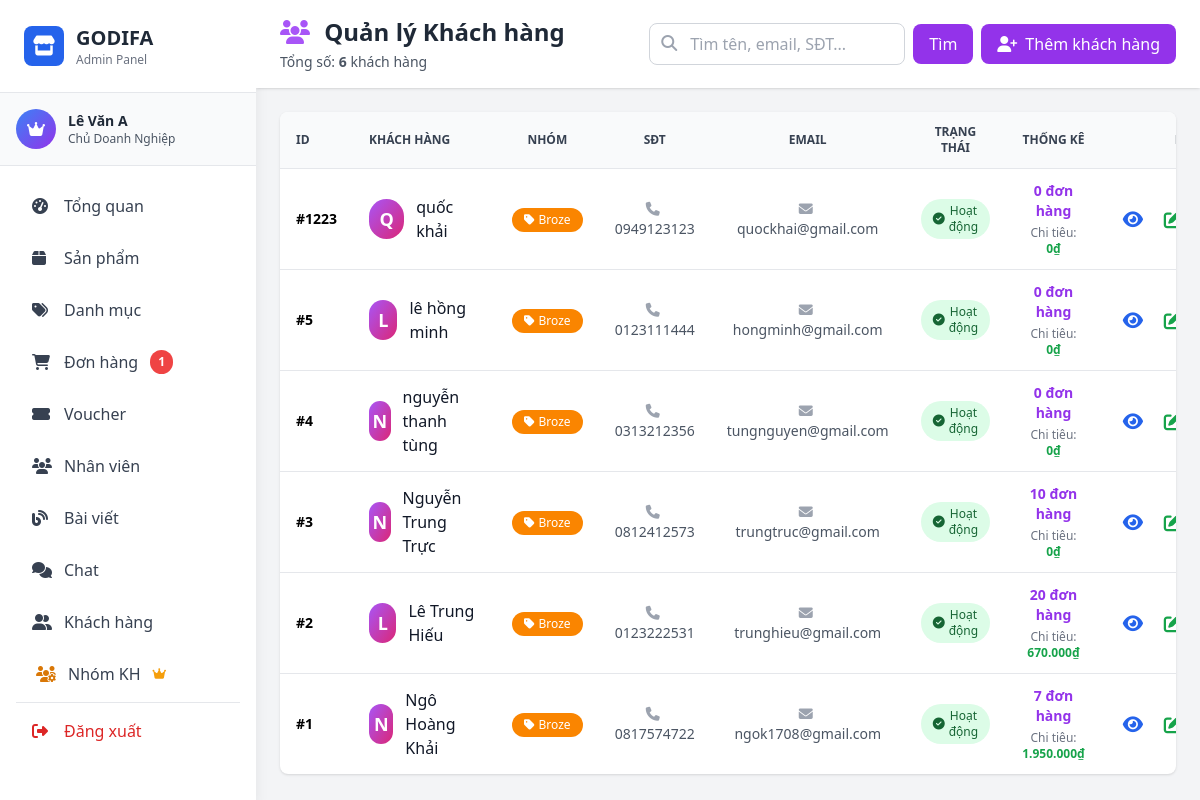
The page /admin/pages/customers.php (signed in) on the database as committed earlier.
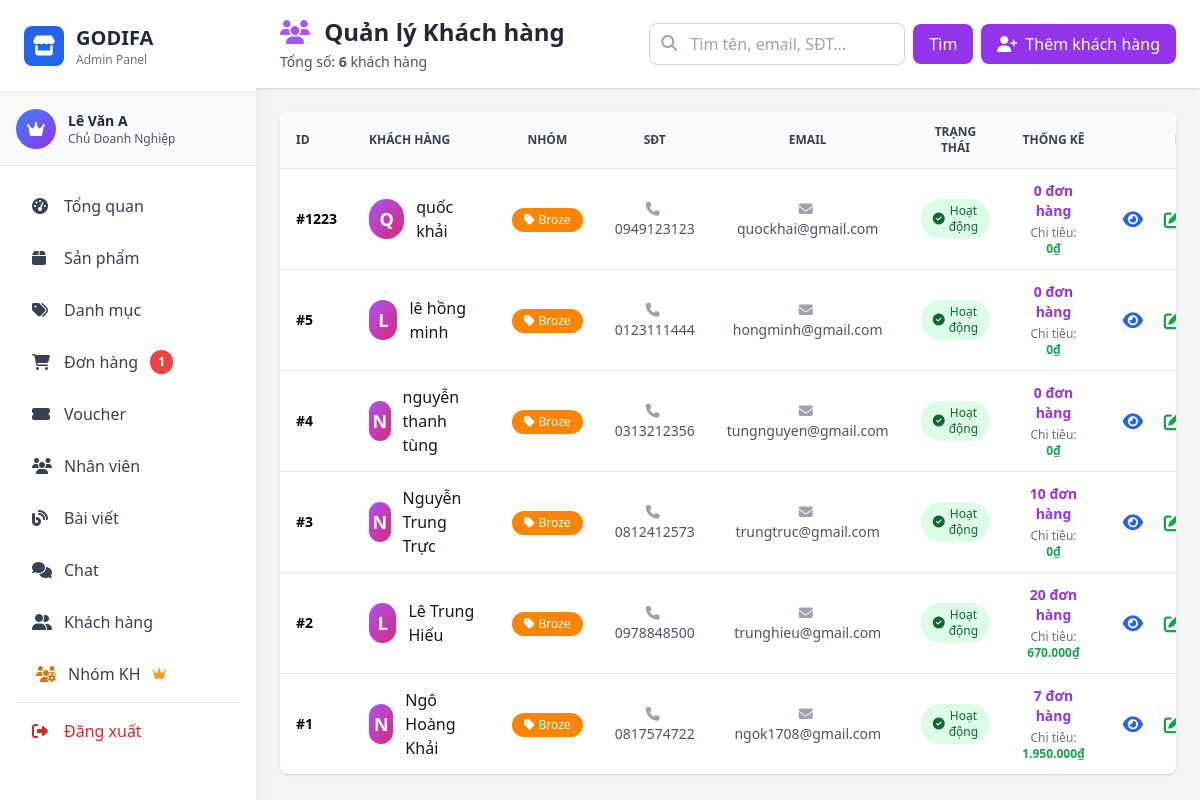
The same page on the database as committed later.
### tables this page shows
CREATE TABLE IF NOT EXISTS `customer` (
  `customerID` int NOT NULL AUTO_INCREMENT,
  `customerName` varchar(100) NOT NULL,
  `phone` text NOT NULL,
  `email` varchar(100) NOT NULL,
  `password` varchar(100) NOT NULL,
  `status` tinyint(1) NOT NULL DEFAULT '1' COMMENT '1=Hoạt động, 0=Đã khóa',
  `groupID` int DEFAULT NULL COMMENT 'ID nhóm khách hàng',
  PRIMARY KEY (`customerID`),
  UNIQUE KEY `email` (`email`),
  KEY `idx_status` (`status`),
  KEY `idx_groupID` (`groupID`)
);

CREATE TABLE IF NOT EXISTS `customer_group` (
  `groupID` int NOT NULL AUTO_INCREMENT,
  `groupName` varchar(100) NOT NULL COMMENT 'Tên nhóm',
  `description` text COMMENT 'Mô tả nhóm',
  `minSpent` decimal(10,0) DEFAULT '0' COMMENT 'Chi tiêu tối thiểu để vào nhóm',
  `maxSpent` decimal(10,0) DEFAULT NULL COMMENT 'Chi tiêu tối đa (NULL = không giới hạn)',
  `color` varchar(7) DEFAULT '#6366f1' COMMENT 'Màu sắc hiển thị (hex color)',
  `createdAt` timestamp NOT NULL DEFAULT CURRENT_TIMESTAMP,
  PRIMARY KEY (`groupID`)
);

### model/mCustomer.php (called while the page is built, shortened)
<?php
require_once __DIR__ . '/database.php';
class Customer {
    private $conn;
    public function __construct() {
        $db = new clsKetNoi();
        $this->conn = $db->moKetNoi();
    }
    public function getAllCustomers() {
        $sql = "SELECT c.*, cg.groupName, cg.color as groupColor
                FROM customer c
                LEFT JOIN customer_group cg ON c.groupID = cg.groupID
                ORDER BY c.customerID DESC";
        $result = mysqli_query($this->conn, $sql);
        $customers = [];
        while ($row = mysqli_fetch_assoc($result)) {
            $customers[] = $row;
        }
        return $customers;
    }
    public function getCustomerStats($customerID) {
        $sql = "SELECT
                    COUNT(o.orderID) as totalOrders,
                    COALESCE(SUM(CASE WHEN o.paymentStatus = 'Đã thanh toán' THEN o.totalAmount ELSE 0 END), 0) as totalSpent,
                    MAX(o.orderDate) as lastOrderDate
                FROM `order` o
                WHERE o.customerID = ?";
        $stmt = mysqli_prepare($this->conn, $sql);
        mysqli_stmt_bind_param($stmt, "i", $customerID);
        mysqli_stmt_execute($stmt);
        $result = mysqli_stmt_get_result($stmt);
        return mysqli_fetch_assoc($result);
    }
}
?>

### model/database.php (called while the page is built, shortened)
<?php
class Database {
    private static $instance = null;
    private $connection;
    private function __construct() {
        try {
            $this->connection = mysqli_connect(
                self::DB_HOST,
                self::DB_USER,
                self::DB_PASS,
                self::DB_NAME
            );
            mysqli_set_charset($this->connection, self::DB_CHARSET);
        } catch (Exception $e) {
            die("Database Error: " . $e->getMessage());
        }
    }
    public static function getInstance() {
        if (self::$instance === null) {
            self::$instance = new self();
        }
        return self::$instance;
    }
    public function getConnection() {
        return $this->connection;
    }
}
class clsKetNoi {
    public function moKetNoi() {
        return Database::getInstance()->getConnection();
    }
}
?>

### controller/admin/cCustomer.php (called while the page is built, shortened)
<?php
require_once __DIR__ . '/../../model/mCustomer.php';
class cCustomer {
    private $customerModel;
    public function __construct() {
        $this->customerModel = new Customer();
    }
    public function getAllCustomers() {
        return $this->customerModel->getAllCustomers();
    }
    public function getCustomerStats($customerID) {
        return $this->customerModel->getCustomerStats($customerID);
    }
}
?>

### admin/middleware/auth.php (called while the page is built, shortened)
<?php
function hasPermission($permission) {
    global $rolePermissions;
    $userRole = $_SESSION['role_id'] ?? 0;
    if ($userRole == ROLE_OWNER) {
        return true;
    }
    return in_array($permission, $rolePermissions[$userRole]);
}
?>

### admin/pages/customers.php (the view, shortened to what the changed rows need)
<?php
require_once __DIR__ . '/../middleware/auth.php';
require_once __DIR__ . '/../../controller/admin/cCustomer.php';
require_once __DIR__ . '/../../model/mCustomer.php';
$customerController = new cCustomer();
$searchKeyword = isset($_GET['search']) ? trim($_GET['search']) : '';
if ($searchKeyword) {
    $customers = $customerController->searchCustomers($searchKeyword);
} else {
    $customers = $customerController->getAllCustomers();
}
include __DIR__ . '/../includes/header.php';
?>
<div class="flex h-screen bg-gray-100">
    <?php include __DIR__ . '/../includes/sidebar.php'; ?>
    <div class="flex-1 overflow-y-auto ml-64">
        <div class="bg-white shadow sticky top-0 z-10">
            <div class="px-4 md:px-6 py-4 flex flex-wrap justify-between items-center gap-4">
                <div>
                    <h1 class="text-xl md:text-2xl font-bold text-gray-800">
                        <i class="fas fa-users text-purple-500 mr-2"></i>
                        Quản lý Khách hàng
                    </h1>
                </div>
            </div>
        </div>
        <div class="p-4 md:p-6">
            <div class="bg-white rounded-lg shadow overflow-hidden">
                <div class="overflow-x-auto">
                    <table class="w-full">
                        <thead class="bg-gray-50 border-b">
                            <tr>
                                <th class="px-4 py-3 text-left text-xs font-semibold text-gray-700 uppercase">ID</th>
                                <th class="px-4 py-3 text-left text-xs font-semibold text-gray-700 uppercase">Khách hàng</th>
                                <th class="px-4 py-3 text-center text-xs font-semibold text-gray-700 uppercase">Nhóm</th>
                                <th class="px-4 py-3 text-center text-xs font-semibold text-gray-700 uppercase">SĐT</th>
                                <th class="px-4 py-3 text-center text-xs font-semibold text-gray-700 uppercase">Email</th>
                                <th class="px-4 py-3 text-center text-xs font-semibold text-gray-700 uppercase">Trạng thái</th>
                                <th class="px-4 py-3 text-center text-xs font-semibold text-gray-700 uppercase">Thống kê</th>
                                <th class="px-4 py-3 text-center text-xs font-semibold text-gray-700 uppercase">Hành động</th>
                            </tr>
                        </thead>
                            <?php if (empty($customers)): ?>
                            <tr>
                                <td colspan="8" class="px-4 py-8 text-center text-gray-500">
                                    <i class="fas fa-users text-4xl mb-2 text-gray-300"></i>
                                    <p>Không tìm thấy khách hàng nào</p>
                                </td>
                            </tr>
                            <?php else: ?>
                                <?php foreach ($customers as $customer): ?>
                                <?php
                                $customerID = $customer['customerID'] ?? 0;
                                $customerName = $customer['customerName'] ?? 'N/A';
                                $phone = $customer['phone'] ?? '';
                                $email = $customer['email'] ?? '';
                                $status = $customer['status'] ?? 1;
                                $groupName = $customer['groupName'] ?? 'Khách hàng thường';
                                $groupColor = $customer['groupColor'] ?? '#9ca3af';
                                $stats = $customerController->getCustomerStats($customerID);
                                $totalOrders = $stats['totalOrders'] ?? 0;
                                $totalSpent = $stats['totalSpent'] ?? 0;
                                ?>
                                <tr class="hover:bg-gray-50">
                                    <td class="px-4 py-3 text-sm font-semibold">#<?php echo $customerID; ?></td>
                                    <td class="px-4 py-3">
                                        <div class="flex items-center">
                                            <div class="w-10 h-10 bg-gradient-to-br from-purple-500 to-pink-600 rounded-full flex items-center justify-center mr-3">
                                                <span class="text-white font-bold text-lg">
                                                    <?php echo strtoupper(substr($customerName, 0, 1)); ?>
                                                </span>
                                            </div>
                                            <div>
                                                <div class="font-medium text-gray-900"><?php echo htmlspecialchars($customerName); ?></div>
                                            </div>
                                        </div>
                                    </td>
                                    <td class="px-4 py-3 text-center">
                                        <span class="inline-flex items-center px-3 py-1 rounded-full text-xs font-medium text-white"
                                              style="background-color: <?php echo $groupColor; ?>">
                                            <i class="fas fa-tag mr-1"></i>
                                            <?php echo htmlspecialchars($groupName); ?>
                                        </span>
                                    </td>
                                    <td class="px-4 py-3 text-center text-sm text-gray-600">
                                        <i class="fas fa-phone mr-1 text-gray-400"></i>
                                        <?php echo htmlspecialchars($phone); ?>
                                    </td>
                                    <td class="px-4 py-3 text-center text-sm text-gray-600">
                                        <i class="fas fa-envelope mr-1 text-gray-400"></i>
                                        <?php echo htmlspecialchars($email); ?>
                                    </td>
                                    <td class="px-4 py-3 text-center">
                                        <?php if ($status == 1): ?>
                                            <span class="inline-flex items-center px-3 py-1 rounded-full text-xs font-medium bg-green-100 text-green-800">
                                                <i class="fas fa-check-circle mr-1"></i>
                                                Hoạt động
                                            </span>
                                        <?php endif; ?>
                                    </td>
                                    <td class="px-4 py-3 text-center">
                                        <div class="text-sm">
                                            <div class="font-semibold text-purple-600">
                                                <?php echo $totalOrders; ?> đơn hàng
                                            </div>
                                            <div class="text-xs text-gray-500 mt-1">
                                                Chi tiêu: <strong class="text-green-600"><?php echo number_format($totalSpent, 0, ',', '.'); ?>₫</strong>
                                            </div>
                                        </div>
                                    </td>
                                    <td class="px-4 py-3 text-center">
                                        <div class="flex justify-center items-center space-x-2">
                                            <button onclick='viewCustomerDetail(<?php echo $customerID; ?>)'
                                                    class="text-blue-600 hover:text-blue-800 w-8 h-8 flex items-center justify-center" title="Xem chi tiết">
                                                <i class="fas fa-eye text-lg"></i>
                                            </button>
                                            <?php if (hasPermission('manage_users')): ?>
                                            <button onclick='openEditModal(<?php echo json_encode($customer, JSON_HEX_APOS); ?>)'
                                                    class="text-green-600 hover:text-green-800 w-8 h-8 flex items-center justify-center" title="Sửa">
                                                <i class="fas fa-edit text-lg"></i>
                                            </button>
                                            <?php endif; ?>
                                        </div>
                                    </td>
                                        </div>
                                </tr>
                                <?php endforeach; ?>
                            <?php endif; ?>
<?php include __DIR__ . '/../includes/footer.php'; ?>

Rows that differ between the two databases and show on the page:
changed customer "Lê Trung Hiếu": phone "0123222531" → "0978848500"
